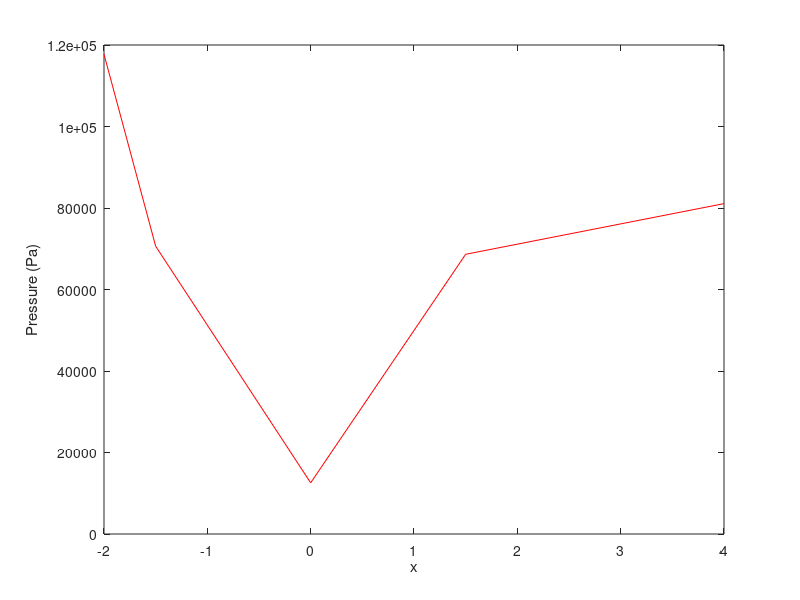
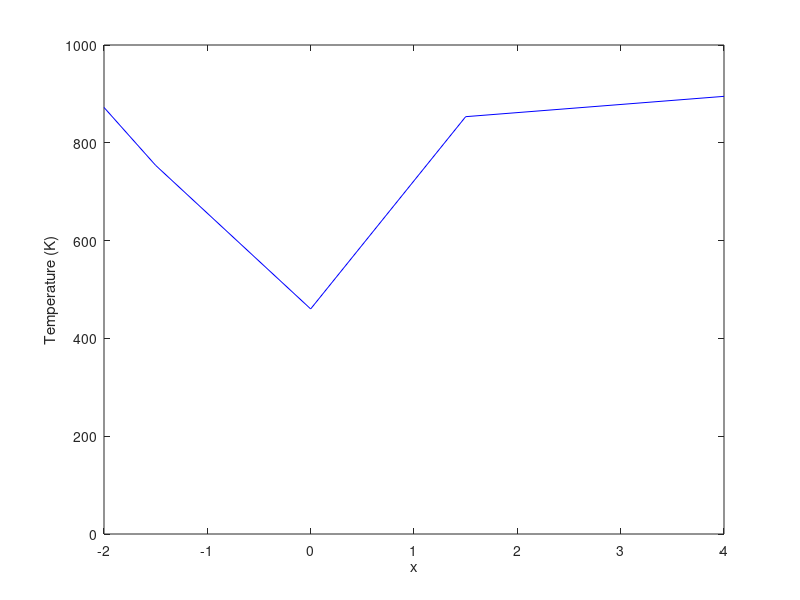

Source code (MATLAB) for these figures, in order:
%% AE 504 Compressible Flow
% Homework 1
clear all
close all

%% Ex. 2
T_inf=200;                      %free-stream temperature [K]
P_inf=0.057*101325;             %free-stream pressure [Pa]
M1=4.197;                       %initial mach number
g=1.4;                          %heat air coefficient

%total pressure at point 1 (ratio from aerodynamic calculator)
P01=P_inf/0.00508182;
%total temperature at point 1
T01=T_inf/0.22109406;
%static pressure at point 1
P1=P01*((1+((g-1)/2)*M1^2)^(-g/(g-1)));
%static temperature at point 1
T1=T01*(1/(1+((g-1)/2)*M1^2));

fprintf("Conditions at point 1:\n");
fprintf("Total pressure = %1.3f Pascal\n",P01);
fprintf("Total Temperature = %1.3f K\n",T01);
fprintf("Static pressure = %1.3f Pascal\n",P1);
fprintf("Static temperature = %1.3f K\n",T1);
fprintf("Mach number = %1.3f\n\n",M1);

%conditions at point 2
%after the shock
M2=sqrt(((g-1)*M1^2+2)/(2*g*M1^2-(g-1)));
P2=((g*M1^2*2-(g-1))/(g+1))*P1;
T2=(((2*g*M1^2-(g-1))*((g-1)*M1^2+2))/((g+1)^2*M1^2))*T1;
P02=(((((g+1)*M1^2)/((g-1)*M1^2+2))^(g/(g-1)))*(((g+1)/...
    (2*g*M1^2-(g-1)))^(1/(g-1))))*P01;
T02=T01;

fprintf("Conditions at point 2:\n");
fprintf("Total pressure = %1.3f Pascal\n",P02);
fprintf("Total Temperature = %1.3f K\n",T02);
fprintf("Static pressure = %1.3f Pascal\n",P2);
fprintf("Static temperature = %1.3f K\n",T2);
fprintf("Mach number = %1.3f\n\n",M2);


%conditions at point 3 (sonic conditions)
%ratios obtained from aerodynamic calculator at M2
T3=T2/1.15720650;
P3=P2/1.66700932;
P03=P3/((2/(g+1))^(g/(g-1)));
T03=T3*(g+1)/2;
M3=1;
fprintf("Conditions at point 3:\n");
fprintf("Total pressure = %1.3f Pascal\n",P03);
fprintf("Total Temperature = %1.3f K\n",T03);
fprintf("Static pressure = %1.3f Pascal\n",P3);
fprintf("Static temperature = %1.3f K\n",T3);
fprintf("Mach number = %1.3f\n\n",M3);


%conditions at point 4
%ratios obtained from aerodynamic calculator at M4
M4=2.197;
P4=P3*0.17786298;
T4=T3*0.61057460;
P04=P4/0.09396177;
T04=T4/0.50881216;

fprintf("Conditions at point 4:\n");
fprintf("Total pressure = %1.3f Pascal\n",P04);
fprintf("Total Temperature = %1.3f K\n",T04);
fprintf("Static pressure = %1.3f Pascal\n",P4);
fprintf("Static temperature = %1.3f K\n",T4);
fprintf("Mach number = %1.3f\n\n",M4);

%conditions at point 5
%after the shock
M5=sqrt(((g-1)*M4^2+2)/(2*g*M4^2-(g-1)));
P5=((g*M4^2*2-(g-1))/(g+1))*P4;
T5=(((2*g*M4^2-(g-1))*((g-1)*M4^2+2))/((g+1)^2*M4^2))*T4;
P05=(((((g+1)*M4^2)/((g-1)*M4^2+2))^(g/(g-1)))*(((g+1)/...
    (2*g*M4^2-(g-1)))^(1/(g-1))))*P04;
T05=T04;

fprintf("Conditions at point 5:\n");
fprintf("Total pressure = %1.3f Pascal\n",P05);
fprintf("Total Temperature = %1.3f K\n",T05);
fprintf("Static pressure = %1.3f Pascal\n",P5);
fprintf("Static temperature = %1.3f K\n",T5);
fprintf("Mach number = %1.3f\n\n",M5);

%conditions at point 6 (combustor)
T6=895;
T06=T05;
tempratio=T6/T06;
%from the tables, knowing T6/T06 we can get the mach no. at point 6
M6=0.23144722;
P06=P05;
P6=0.96338897*P06;

fprintf("Conditions at point 6:\n");
fprintf("Total pressure = %1.3f Pascal\n",P06);
fprintf("Total Temperature = %1.3f K\n",T06);
fprintf("Static pressure = %1.3f Pascal\n",P6);
fprintf("Static temperature = %1.3f K\n",T6);
fprintf("Mach number = %1.3f\n\n",M6);

%plotting
Parray=[P2 P3 P4 P5 P6];
Tarray=[T2 T3 T4 T5 T6];
x=[-2 -1.5 0 1.5 4];
figure(1)
plot(x,Parray,'-r')
xlabel('x')
ylabel('Pressure (Pa)')
hold on
figure(2)
plot(x,Tarray,'-b')
xlabel('x')
ylabel('Temperature (K)')
ylim([0 1000])

%{
Legend
M#     -- Mach number at point #
P0#    -- Total pressure at point #
P#     -- Static pressure at point #
T#     -- Static temperature at point #
T0#    -- Total temperature at point #
%}

%% Ex. 3

f=0.005;            %friction coefficient
D=0.5;              %tube diameter [m]
L=20;               %tube length [m]
M=0.4;              %mach no.
P=101325;           %pressure [Pa]
T=300;              %temperature [K]

%from eqn 2.80
%from friction tables
k1=2.308;
P0=P/0.04047715;
k2=k1-(4*f*L/D);
Ts=T/1.163;
Ps=P/2.696;
P0s=P0/1.590;

M_2=0.45; %approximation from tables
T_2=Ts*1.153;
P_2=Ps*2.383;
P_02=P0s*1.45;

fprintf("Conditions at the exit are:\n");
fprintf("Total pressure (P02) = %1.3f Pascal\n",P_02);
fprintf("Temperature (T2) = %1.3f K\n",T_2);
fprintf("Static pressure (P2) = %1.3f Pascal\n",P_2);


